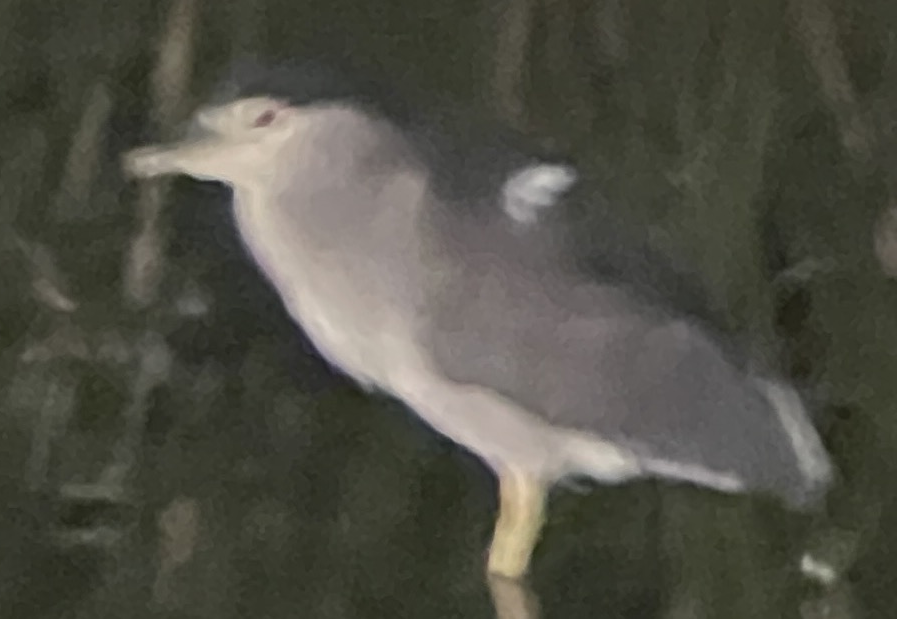
#> input picture Bird3.JPG, 897 x 619 px, found by its file name
$ python ClearUsingOpenCV.py
#> lines starting #> are read from the running program, lines starting #| are printed output that depends on the picture
#> further down, img is the input picture: shape (619, 897, 3); mean B, G, R 69, 79.1, 79.7
import cv2

'''
    함수) 이미지를 더 선명하게 Contrast(대조) 기법을 적용시킴.
        param : 컬러 이미지
        return : 대조된 이미지
'''


def img_Contrast(img):
    # -----Converting image to LAB Color model-----------------------------------
    lab = cv2.cvtColor(img, cv2.COLOR_BGR2LAB)
#> lab: shape (619, 897, 3); mean of channels 0, 1, 2 84, 126.1, 134.2

    # -----Splitting the LAB image to different channels-------------------------
    l, a, b = cv2.split(lab)
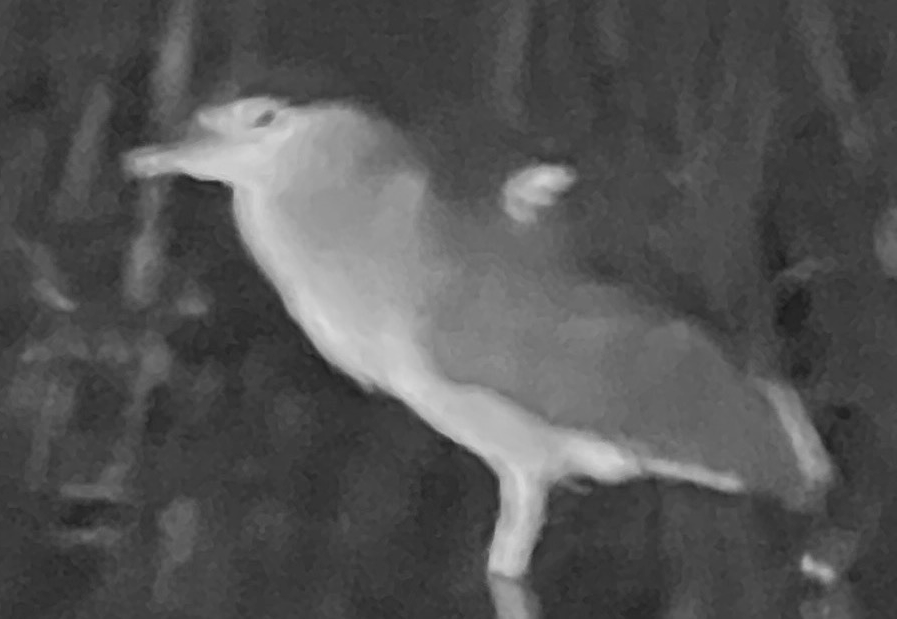
#> l: shape (619, 897); min 26, max 219, mean 84
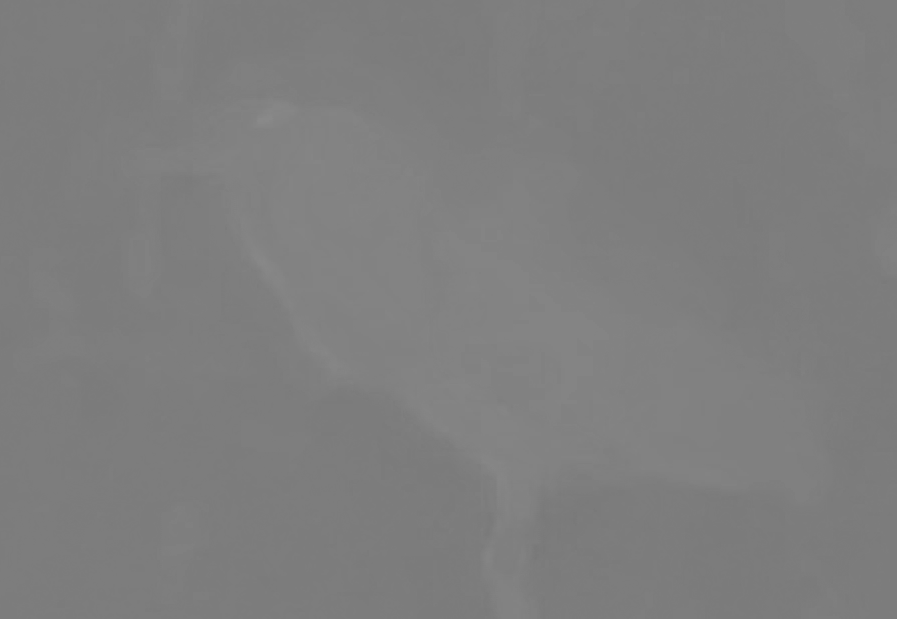
#> a: shape (619, 897); min 120, max 137, mean 126.1

    # -----Applying CLAHE to L-channel-------------------------------------------
    clahe = cv2.createCLAHE(clipLimit=3.0, tileGridSize=(8, 8))
    cl = clahe.apply(l)
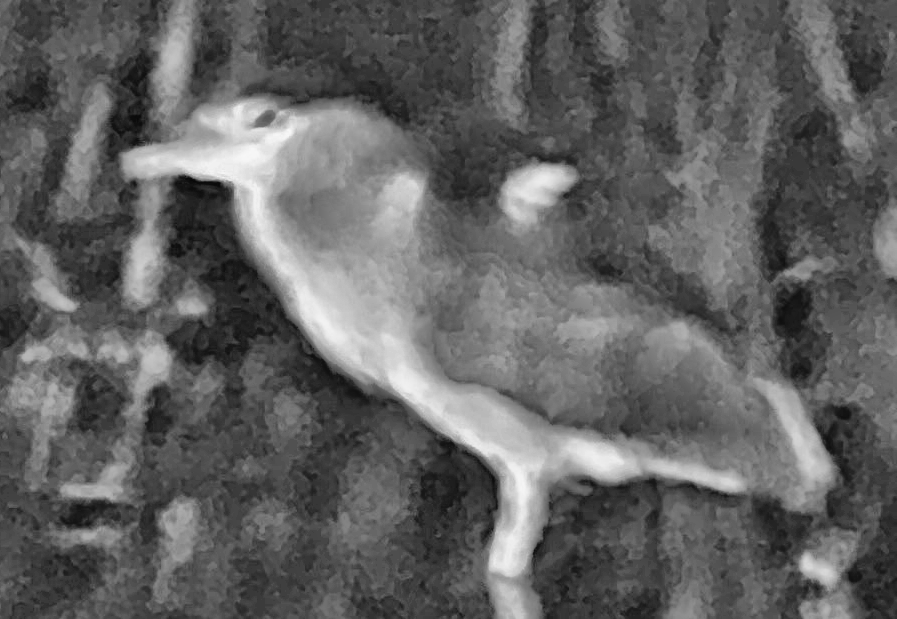
#> cl: shape (619, 897); min 8, max 247, mean 97.6

    # -----Merge the CLAHE enhanced L-channel with the a and b channel-----------
    limg = cv2.merge((cl, a, b))
#> limg: shape (619, 897, 3); mean of channels 0, 1, 2 97.6, 126.1, 134.2

    # -----Converting image from LAB Color model to RGB model--------------------
    final = cv2.cvtColor(limg, cv2.COLOR_LAB2BGR)
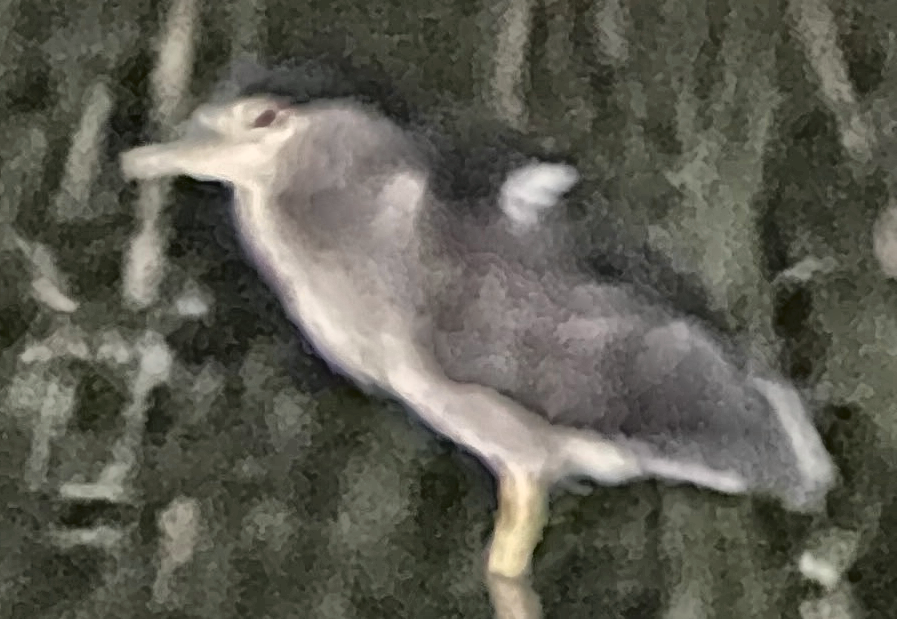
#> final: shape (619, 897, 3); mean B, G, R 81.7, 92.2, 92.9

    return final


img = cv2.imread('Bird3.jpg')
img = img_Contrast(img)

cv2.imshow('a', img)
cv2.waitKey(0)

$ run again, with Bird4.JPG copied over Bird3.JPG
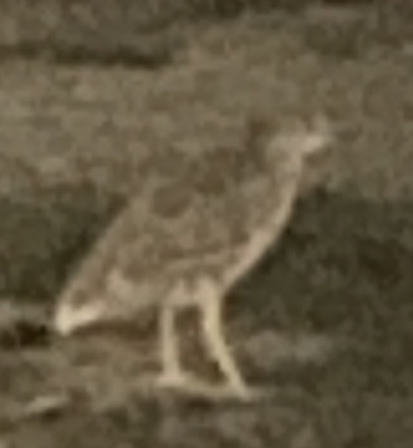
#> input picture Bird4.JPG, 413 x 448 px, found by its file name
#> img is the input picture: shape (448, 413, 3); mean B, G, R 66, 88.3, 99.1
#> lab: shape (448, 413, 3); mean of channels 0, 1, 2 96.4, 128.6, 142.6
#> in img_Contrast, `cl = clahe.apply(l)`:
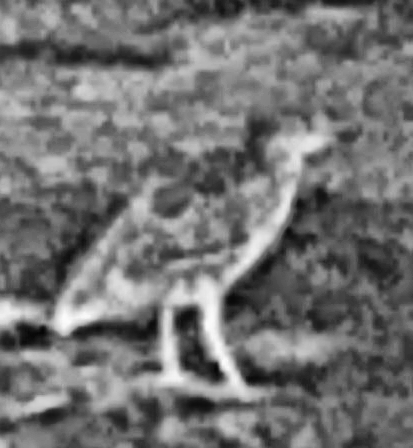
#> cl: shape (448, 413); min 5, max 251, mean 114.3
#> limg: shape (448, 413, 3); mean of channels 0, 1, 2 114.3, 128.6, 142.6
#> in img_Contrast, `final = cv2.cvtColor(limg, cv2.COLOR_LAB2BGR)`:
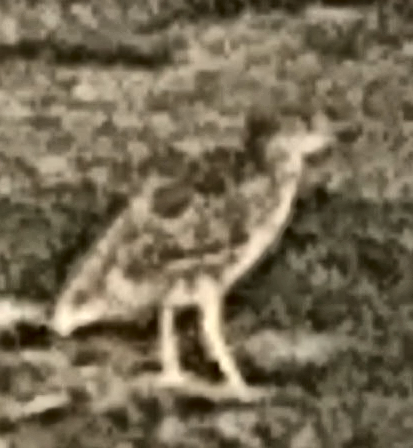
#> final: shape (448, 413, 3); mean B, G, R 83.5, 106.4, 117.6
